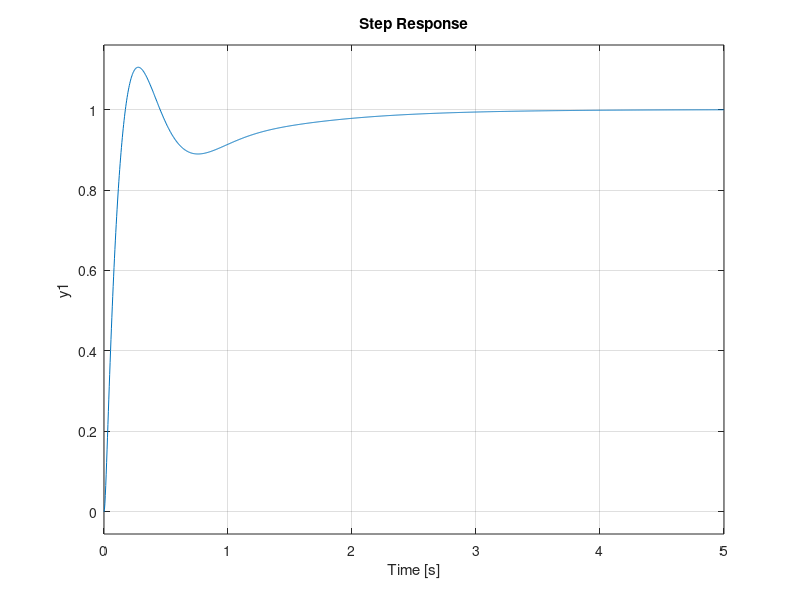

Reproduce this figure in MATLAB.
%% Damped pendulum - Routh-Hurwitz Control Design
% Damped pendulum from Chapter 1, linearized around the hanging position 
% (theta = 0). The input u is a torque scaled by the inertia and the output is 
% the angle theta.

clear all
close all

k = 1;              % viscous damping [1/s]
g = 9.8;            % gravity [m/s^2]
L = 1;              % length [m]
s = tf('s');

G = 1/(s^2 + k*s + g/L);
%% P controller
% With C(s) = K: P(s) = s^2 + s + 9.8 + K, stable for any K > -9.8, but with a 
% steady state error 1/(1 + K/9.8). We need an integrator.
%% PID controller
% $$C(s) = K\frac{(s+2)(s+3)}{s}$$
% 
% The characteristic equation is s(s^2 + s + 9.8) + K(s^2 + 5s + 6) = 0, i.e.,
% 
% $$P(s) = s^3 + (1 + K)s^2 + (9.8 + 5K)s + 6K$$
% 
% Routh table:
% 
%   s^3 | 1                                        9.8 + 5K
%   s^2 | 1 + K                                    6K
%   s^1 | c11 = ((1 + K)(9.8 + 5K) - 6K)/(1 + K) = (5K^2 + 8.8K + 9.8)/(1 + K)
%   s^0 | c21 = 6K
% 
% For K > 0 all the entries of the first column are positive: the closed loop 
% is stable for any K > 0.
%% 
% We choose K = 10 and add a fast pole at -100 so that C is proper:

K = 10;
C = K*(s+2)*(s+3)/(s*(s/100+1));
pole(minreal(C*G/(1+C*G)))
step(minreal(C*G/(1+C*G)));
%% 
% To try this controller in PEN_Realtime_Demo, type this in its C(s) box
% 
%   10*(s+2)*(s+3)/(s*(s/100+1))

[numC, denC] = tfdata(C, 'v')
